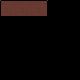

Tiled map render using the project's own tile images. Description and the whole map definition, tile-layer contents included, below:
An orthogonal 5x5 tile map with 16x16 px tiles, 3 tile layers (region, input_ground, output_ground).

<map version="1.0" tiledversion="2018.04.18" orientation="orthogonal" renderorder="right-down" width="5" height="5" tilewidth="16" tileheight="16" infinite="0" nextobjectid="1">
 <tileset firstgid="1" source="../world_16.tsx" />
 <layer name="region" width="5" height="5">
  <data encoding="csv">
18,18,18,0,0,
0,0,0,0,0,
0,0,0,0,0,
0,0,0,0,0,
0,0,0,0,0
</data>
 </layer>
 <layer name="input_ground" width="5" height="5">
  <data encoding="csv">
18,18,18,0,0,
0,0,0,0,0,
0,0,0,0,0,
0,0,0,0,0,
0,0,0,0,0
</data>
 </layer>
 <layer name="output_ground" width="5" height="5">
  <data encoding="csv">
1,2,3,0,0,
0,0,0,0,0,
0,0,0,0,0,
0,0,0,0,0,
0,0,0,0,0
</data>
 </layer>
</map>
